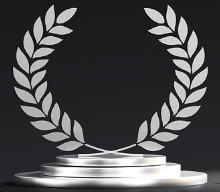
#> input picture data/filtering/original/Screenshot 2025-11-26 114654.png, 220 x 192 px, found by its file name
$ python main.py   (older library calls are emulated)
#> lines starting #> are read from the running program, lines starting #| are printed output that depends on the picture
### src/utils/image_loader.py
"""Utility module for image I/O operations."""

import os
from typing import Optional

import cv2
import numpy as np


class ImageLoader:
    """Utility class for loading and saving images."""

    @staticmethod
    def load_image(
        path: str,
        grayscale: bool = False,
    ) -> Optional[np.ndarray]:
        """Load an image from disk.

        Args:
            path: Path to the image file.
            grayscale: If True, load as grayscale. Default is False.

        Returns:
            np.ndarray or None: Loaded image, or None if failed.
        """
#> called with grayscale = True
        flag = cv2.IMREAD_GRAYSCALE if grayscale else cv2.IMREAD_COLOR
        image = cv2.imread(path, flag)

        if image is None:
            print(f"Warning: Could not load image from {path}")

        return image

    @staticmethod
    def save_image(image: np.ndarray, path: str) -> bool:
        """Save an image to disk.

        Args:
            image: Image array to save.
            path: Destination file path.

        Returns:
            bool: True if successful, False otherwise.
        """
        directory = os.path.dirname(path)
        if directory:
            os.makedirs(directory, exist_ok=True)

        return cv2.imwrite(path, image)

    # [39 lines left out: function create_sample_image, not called in this run]

### src/part_a/noise_generator.py
"""Noise Generator for testing image filters.

Provides functions to add various types of noise to images.
"""

from enum import Enum
from typing import Optional

import numpy as np


class NoiseType(Enum):
    """Enumeration of supported noise types."""

    GAUSSIAN = "gaussian"
    SALT_AND_PEPPER = "salt_and_pepper"
    SPECKLE = "speckle"


class NoiseGenerator:
    """Utility class for generating various types of image noise.

    This class provides static methods to add different noise types
    to images for testing filter effectiveness.
    """

    @staticmethod
    def add_gaussian_noise(
        image: np.ndarray,
        mean: float = 0.0,
        sigma: float = 25.0,
        seed: Optional[int] = None,
    ) -> np.ndarray:
        """Add Gaussian noise to an image.

        Args:
            image: Input image as numpy array.
            mean: Mean of the Gaussian distribution. Default is 0.
            sigma: Standard deviation of the noise. Default is 25.
            seed: Random seed for reproducibility. Optional.

        Returns:
            np.ndarray: Image with added Gaussian noise.
        """
#> called with mean = 0, sigma = 25, seed = 42
        if seed is not None:
            np.random.seed(seed)

        noise = np.random.normal(mean, sigma, image.shape)
        noisy_image = image.astype(np.float64) + noise
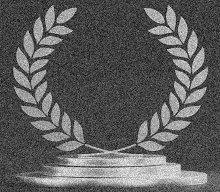
#> noisy_image: shape (192, 220) float64; min -74.92, max 335, mean 77.8; drawn with min black and max white
        return np.clip(noisy_image, 0, 255).astype(np.uint8)
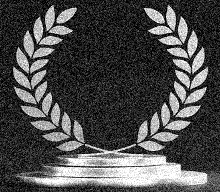
#> returned value: shape (192, 220); min 0, max 255, mean 77.9

    @staticmethod
    def add_salt_and_pepper_noise(
        image: np.ndarray,
        salt_probability: float = 0.02,
        pepper_probability: float = 0.02,
        seed: Optional[int] = None,
    ) -> np.ndarray:
        """Add salt and pepper noise to an image.

        Args:
            image: Input image as numpy array.
            salt_probability: Probability of salt (white) pixels.
            pepper_probability: Probability of pepper (black) pixels.
            seed: Random seed for reproducibility. Optional.

        Returns:
            np.ndarray: Image with salt and pepper noise.
        """
#> called with salt_probability = 0.05, pepper_probability = 0.05, seed = 42
        if seed is not None:
            np.random.seed(seed)

        noisy_image = image.copy()
        total_pixels = image.size

        # Add salt (white pixels)
        num_salt = int(total_pixels * salt_probability)
        salt_coords = [
            np.random.randint(0, dim, num_salt) for dim in image.shape[:2]
        ]
        noisy_image[salt_coords[0], salt_coords[1]] = 255

        # Add pepper (black pixels)
        num_pepper = int(total_pixels * pepper_probability)
        pepper_coords = [
            np.random.randint(0, dim, num_pepper) for dim in image.shape[:2]
        ]
        noisy_image[pepper_coords[0], pepper_coords[1]] = 0
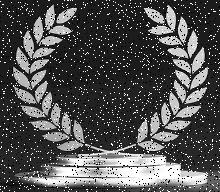
#> noisy_image: shape (192, 220); min 0, max 255, mean 82.5

        return noisy_image

    # [22 lines left out: function add_speckle_noise, not called in this run]

### src/part_a/experiment_runner.py
"""Filter Experiment Runner for comparative analysis.

Runs all filter experiments and collects metrics for Part A.
"""

from typing import List, Dict, Any

import numpy as np

from src.part_a.filters import (
    ImageFilterInterface,
    MeanFilter,
    GaussianFilter,
    MedianFilter,
    LaplacianSharpener,
)
from src.part_a.metrics import ImageMetrics


class FilterExperiment:
    """Runs filter experiments and collects comparison data.

    Attributes:
        original_image: The clean reference image.
        noisy_image: The image with added noise.
        filters: List of filters to test.
    """

    def __init__(
        self,
        original_image: np.ndarray,
        noisy_image: np.ndarray,
        filters: List[ImageFilterInterface] = None,
    ):
        """Initialize the experiment.

        Args:
            original_image: Clean reference image.
            noisy_image: Image with noise to be filtered.
            filters: List of filters to test. Uses default set if None.
        """
        self._original = original_image
        self._noisy = noisy_image
        self._filters = filters or self._get_default_filters()
        self._results: List[Dict[str, Any]] = []

    def _get_default_filters(self) -> List[ImageFilterInterface]:
        """Get the default set of filters to test.

        Returns:
            List of filter instances.
        """
        return [
            MeanFilter(kernel_size=3),
            MeanFilter(kernel_size=5),
            GaussianFilter(kernel_size=5, sigma=1.0),
            GaussianFilter(kernel_size=5, sigma=2.0),
            MedianFilter(kernel_size=3),
            MedianFilter(kernel_size=5),
            LaplacianSharpener(kernel_size=3, alpha=0.5),
        ]

    def run(self) -> List[Dict[str, Any]]:
        """Execute all filter experiments.

        Returns:
            List of result dictionaries with metrics.
        """
        self._results = []

        for filter_instance in self._filters:
            filtered_image = filter_instance.apply(self._noisy)

            psnr = ImageMetrics.calculate_psnr(self._original, filtered_image)
            ssim = ImageMetrics.calculate_ssim(self._original, filtered_image)

            self._results.append({
                "filter_name": filter_instance.name,
                "kernel_size": filter_instance.kernel_size,
                "filtered_image": filtered_image,
                "psnr": psnr,
                "ssim": ssim,
            })

        return self._results

    # [8 lines left out: function results, not called in this run]

    def get_best_filter_by_psnr(self) -> Dict[str, Any]:
        """Get the filter with highest PSNR.

        Returns:
            Result dictionary for best filter.
        """
        return max(self._results, key=lambda x: x["psnr"])

    def get_best_filter_by_ssim(self) -> Dict[str, Any]:
        """Get the filter with highest SSIM.

        Returns:
            Result dictionary for best filter.
        """
        return max(self._results, key=lambda x: x["ssim"])

### src/part_a/metrics.py
"""Image quality metrics for filter comparison.

Provides PSNR and SSIM calculations for quantitative analysis.
"""

import numpy as np
from skimage.metrics import structural_similarity as ssim


class ImageMetrics:
    """Utility class for computing image quality metrics.

    Provides methods to calculate PSNR and SSIM for comparing
    filtered images against original references.
    """

    @staticmethod
    def calculate_psnr(
        original: np.ndarray,
        processed: np.ndarray,
        max_pixel_value: float = 255.0,
    ) -> float:
        """Calculate Peak Signal-to-Noise Ratio (PSNR).

        PSNR = 10 * log10(MAX^2 / MSE)

        Args:
            original: Reference image.
            processed: Processed/filtered image.
            max_pixel_value: Maximum possible pixel value. Default is 255.

        Returns:
            float: PSNR value in decibels (dB). Higher is better.
        """
        mse = np.mean((original.astype(np.float64) - processed.astype(np.float64)) ** 2)

        if mse == 0:
            return float("inf")

        psnr = 10 * np.log10((max_pixel_value ** 2) / mse)
        return psnr

    # [12 lines left out: function calculate_mse, not called in this run]

    @staticmethod
    def calculate_ssim(
        original: np.ndarray,
        processed: np.ndarray,
        multichannel: bool = False,
    ) -> float:
        """Calculate Structural Similarity Index (SSIM).

        SSIM measures perceived quality considering luminance,
        contrast, and structure.

        Args:
            original: Reference image.
            processed: Processed/filtered image.
            multichannel: True if images are color (BGR). Default is False.

        Returns:
            float: SSIM value between -1 and 1. Higher is better.
        """
        is_color = len(original.shape) == 3 and original.shape[2] == 3

        if is_color or multichannel:
            return ssim(
                original,
                processed,
                channel_axis=2,
                data_range=original.max() - original.min(),
            )

        return ssim(
            original,
            processed,
            data_range=original.max() - original.min(),
        )

### src/part_a/visualizer.py
"""Visualization utilities for image filtering results.

Provides functions to create side-by-side comparisons and analysis plots.
"""

from typing import List, Tuple, Optional
import os

import cv2
import numpy as np
import matplotlib.pyplot as plt


class FilterVisualizer:
    """Visualization utility for filter comparison results.

    Provides methods to create publication-quality comparison images
    and metric plots.
    """

    def __init__(self, output_directory: str = "outputs/part_a"):
        """Initialize the visualizer.

        Args:
            output_directory: Directory to save output images.
        """
        self._output_dir = output_directory
        os.makedirs(self._output_dir, exist_ok=True)

    def create_comparison_grid(
        self,
        images: List[np.ndarray],
        titles: List[str],
        filename: str,
        figsize: Tuple[int, int] = (15, 10),
        columns: int = 3,
    ) -> str:
        """Create a grid comparison of multiple images.

        Args:
            images: List of images to display.
            titles: List of titles for each image.
            filename: Output filename (without extension).
            figsize: Figure size in inches. Default is (15, 10).
            columns: Number of columns in the grid. Default is 3.

        Returns:
            str: Path to the saved figure.
        """
        num_images = len(images)
        rows = (num_images + columns - 1) // columns

        fig, axes = plt.subplots(rows, columns, figsize=figsize)
        axes = np.array(axes).flatten() if num_images > 1 else [axes]

        for idx, (img, title) in enumerate(zip(images, titles)):
            ax = axes[idx]
            display_img = cv2.cvtColor(img, cv2.COLOR_BGR2RGB) if len(img.shape) == 3 else img
            cmap = "gray" if len(img.shape) == 2 else None
            ax.imshow(display_img, cmap=cmap)
            ax.set_title(title, fontsize=10)
            ax.axis("off")

        # Hide unused subplots
        for idx in range(num_images, len(axes)):
            axes[idx].axis("off")

        plt.tight_layout()
        output_path = os.path.join(self._output_dir, f"{filename}.png")
        plt.savefig(output_path, dpi=150, bbox_inches="tight")
        plt.close()

        return output_path

    def create_metrics_bar_chart(
        self,
        filter_names: List[str],
        psnr_values: List[float],
        ssim_values: List[float],
        filename: str,
    ) -> str:
        """Create a bar chart comparing filter metrics.

        Args:
            filter_names: Names of the filters.
            psnr_values: PSNR values for each filter.
            ssim_values: SSIM values for each filter.
            filename: Output filename (without extension).

        Returns:
            str: Path to the saved figure.
        """
        fig, (ax1, ax2) = plt.subplots(1, 2, figsize=(12, 5))

        x_positions = np.arange(len(filter_names))
        bar_width = 0.6

        # PSNR Chart
        ax1.bar(x_positions, psnr_values, bar_width, color="steelblue")
        ax1.set_xlabel("Filter")
        ax1.set_ylabel("PSNR (dB)")
        ax1.set_title("PSNR Comparison")
        ax1.set_xticks(x_positions)
        ax1.set_xticklabels(filter_names, rotation=45, ha="right")

        # SSIM Chart
        ax2.bar(x_positions, ssim_values, bar_width, color="coral")
        ax2.set_xlabel("Filter")
        ax2.set_ylabel("SSIM")
        ax2.set_title("SSIM Comparison")
        ax2.set_xticks(x_positions)
        ax2.set_xticklabels(filter_names, rotation=45, ha="right")

        plt.tight_layout()
        output_path = os.path.join(self._output_dir, f"{filename}.png")
        plt.savefig(output_path, dpi=150, bbox_inches="tight")
        plt.close()

        return output_path

### src/part_a/mean_filter.py
"""Mean Filter implementation.

Applies a simple averaging filter to smooth the image.
"""

from typing import Tuple

import cv2
import numpy as np

from src.part_a.filter_interface import ImageFilterInterface


class MeanFilter(ImageFilterInterface):
    """Mean (Box) Filter for image smoothing.

    This filter replaces each pixel with the average value
    of its neighboring pixels within the kernel window.

    Attributes:
        _kernel_size: Size of the averaging kernel.
    """

    def __init__(self, kernel_size: int = 5):
        """Initialize the Mean Filter.

        Args:
            kernel_size: Size of the square kernel. Must be odd. Default is 5.

        Raises:
            ValueError: If kernel_size is not a positive odd integer.
        """
        if kernel_size <= 0 or kernel_size % 2 == 0:
            raise ValueError("Kernel size must be a positive odd integer.")
        self._kernel_size = kernel_size

    @property
    def name(self) -> str:
        """Return the filter name.

        Returns:
            str: 'Mean Filter'.
        """
        return "Mean Filter"

    @property
    def kernel_size(self) -> Tuple[int, int]:
        """Return the kernel dimensions.

        Returns:
            Tuple[int, int]: Square kernel size.
        """
        return (self._kernel_size, self._kernel_size)

    def apply(self, image: np.ndarray) -> np.ndarray:
        """Apply mean filtering to the image.

        Args:
            image: Input image (grayscale or BGR).

        Returns:
            np.ndarray: Smoothed image.
        """
        return cv2.blur(image, self.kernel_size)

### src/part_a/gaussian_filter.py
"""Gaussian Filter implementation.

Applies Gaussian blur for smooth noise reduction with edge preservation.
"""

from typing import Tuple

import cv2
import numpy as np

from src.part_a.filter_interface import ImageFilterInterface


class GaussianFilter(ImageFilterInterface):
    """Gaussian Filter for image smoothing.

    This filter applies a Gaussian-weighted average to reduce noise
    while better preserving edges compared to mean filtering.

    Attributes:
        _kernel_size: Size of the Gaussian kernel.
        _sigma: Standard deviation of the Gaussian distribution.
    """

    def __init__(self, kernel_size: int = 5, sigma: float = 1.0):
        """Initialize the Gaussian Filter.

        Args:
            kernel_size: Size of the square kernel. Must be odd. Default is 5.
            sigma: Standard deviation (σ) of Gaussian. Default is 1.0.

        Raises:
            ValueError: If kernel_size is not a positive odd integer.
        """
        if kernel_size <= 0 or kernel_size % 2 == 0:
            raise ValueError("Kernel size must be a positive odd integer.")
        self._kernel_size = kernel_size
        self._sigma = sigma

    @property
    def name(self) -> str:
        """Return the filter name.

        Returns:
            str: 'Gaussian Filter' with sigma value.
        """
        return f"Gaussian Filter (σ={self._sigma})"

    @property
    def kernel_size(self) -> Tuple[int, int]:
        """Return the kernel dimensions.

        Returns:
            Tuple[int, int]: Square kernel size.
        """
        return (self._kernel_size, self._kernel_size)

    # [8 lines left out: function sigma, not called in this run]

    def apply(self, image: np.ndarray) -> np.ndarray:
        """Apply Gaussian filtering to the image.

        Args:
            image: Input image (grayscale or BGR).

        Returns:
            np.ndarray: Gaussian-blurred image.
        """
        return cv2.GaussianBlur(image, self.kernel_size, self._sigma)

### src/part_a/median_filter.py
"""Median Filter implementation.

Applies median filtering - excellent for salt-and-pepper noise removal.
"""

from typing import Tuple

import cv2
import numpy as np

from src.part_a.filter_interface import ImageFilterInterface


class MedianFilter(ImageFilterInterface):
    """Median Filter for noise removal.

    This filter replaces each pixel with the median value of its
    neighbors. Highly effective for salt-and-pepper noise removal
    while preserving edges.

    Attributes:
        _kernel_size: Size of the median kernel.
    """

    def __init__(self, kernel_size: int = 5):
        """Initialize the Median Filter.

        Args:
            kernel_size: Size of the square kernel. Must be odd. Default is 5.

        Raises:
            ValueError: If kernel_size is not a positive odd integer.
        """
        if kernel_size <= 0 or kernel_size % 2 == 0:
            raise ValueError("Kernel size must be a positive odd integer.")
        self._kernel_size = kernel_size

    @property
    def name(self) -> str:
        """Return the filter name.

        Returns:
            str: 'Median Filter'.
        """
        return "Median Filter"

    @property
    def kernel_size(self) -> Tuple[int, int]:
        """Return the kernel dimensions.

        Returns:
            Tuple[int, int]: Square kernel size.
        """
        return (self._kernel_size, self._kernel_size)

    def apply(self, image: np.ndarray) -> np.ndarray:
        """Apply median filtering to the image.

        Args:
            image: Input image (grayscale or BGR).

        Returns:
            np.ndarray: Median-filtered image.
        """
        return cv2.medianBlur(image, self._kernel_size)

### src/part_a/laplacian_sharpener.py
"""Laplacian Sharpening Filter implementation.

Enhances edges using Laplacian second-derivative operator.
"""

from typing import Tuple

import cv2
import numpy as np

from src.part_a.filter_interface import ImageFilterInterface


class LaplacianSharpener(ImageFilterInterface):
    """Laplacian Sharpening Filter for edge enhancement.

    This filter uses the Laplacian operator to detect edges and
    subtracts them from the original image to enhance sharpness.

    Formula: sharpened = original - alpha * laplacian(original)

    Attributes:
        _kernel_size: Size of the Laplacian kernel.
        _alpha: Sharpening intensity factor.
    """

    def __init__(self, kernel_size: int = 3, alpha: float = 1.0):
        """Initialize the Laplacian Sharpener.

        Args:
            kernel_size: Size of the Laplacian kernel. Must be 1, 3, 5, or 7.
            alpha: Sharpening intensity. Higher = more sharpening.

        Raises:
            ValueError: If kernel_size is not 1, 3, 5, or 7.
        """
        valid_sizes = [1, 3, 5, 7]
        if kernel_size not in valid_sizes:
            raise ValueError(f"Kernel size must be one of {valid_sizes}.")
        self._kernel_size = kernel_size
        self._alpha = alpha

    @property
    def name(self) -> str:
        """Return the filter name.

        Returns:
            str: 'Laplacian Sharpener' with alpha value.
        """
        return f"Laplacian Sharpener (α={self._alpha})"

    @property
    def kernel_size(self) -> Tuple[int, int]:
        """Return the kernel dimensions.

        Returns:
            Tuple[int, int]: Square kernel size.
        """
        return (self._kernel_size, self._kernel_size)

    # [8 lines left out: function alpha, not called in this run]

    def apply(self, image: np.ndarray) -> np.ndarray:
        """Apply Laplacian sharpening to the image.

        Args:
            image: Input image (grayscale or BGR).

        Returns:
            np.ndarray: Sharpened image.
        """
        laplacian = cv2.Laplacian(image, cv2.CV_64F, ksize=self._kernel_size)
        sharpened = image.astype(np.float64) - self._alpha * laplacian # core code
        return np.clip(sharpened, 0, 255).astype(np.uint8)

### src/part_a/main.py
"""Part A: Image Filtering - Main Demo Script.

This script demonstrates all filtering operations and generates
comparison visualizations for the CV Midterm project.
"""

import os

import cv2
import numpy as np

from src.part_a.filters import (
    MeanFilter,
    GaussianFilter,
    MedianFilter,
    LaplacianSharpener,
)
from src.part_a.noise_generator import NoiseGenerator
from src.part_a.experiment_runner import FilterExperiment
from src.part_a.visualizer import FilterVisualizer
from src.utils.image_loader import ImageLoader


def main():
    """Run the complete Part A demonstration."""
    print("=" * 60)
    print("Part A: Image Filtering Demo")
    print("=" * 60)

    # Setup output directory
    output_dir = "outputs/part_a"
    os.makedirs(output_dir, exist_ok=True)

    # Load or create test image
    test_image_path = "data/filtering/original/Screenshot 2025-11-26 114654.png"

    if os.path.exists(test_image_path):
        original = ImageLoader.load_image(test_image_path, grayscale=True)
        print(f"Loaded image from: {test_image_path}")
    else:
        print("Creating sample test image...")
        original = ImageLoader.create_sample_image(256, 256, "circles")
        os.makedirs("data/filtering/original", exist_ok=True)
        ImageLoader.save_image(original, test_image_path)

    # Generate noisy images
    print("\nGenerating noisy images...")
    gaussian_noisy = NoiseGenerator.add_gaussian_noise(original, sigma=25, seed=42)
    salt_pepper_noisy = NoiseGenerator.add_salt_and_pepper_noise(
        original, salt_probability=0.05, pepper_probability=0.05, seed=42
    )

    # Save noisy images
    ImageLoader.save_image(gaussian_noisy, f"{output_dir}/noisy_gaussian.png")
    ImageLoader.save_image(salt_pepper_noisy, f"{output_dir}/noisy_salt_pepper.png")
#> (the rest of the program and of its run is left out)
